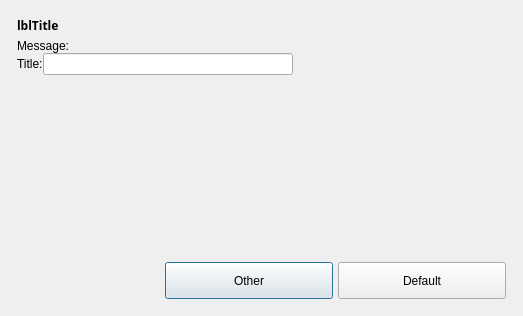
<?xml version="1.0" encoding="UTF-8"?>
<ui version="4.0">
 <class>Dialog</class>
 <widget class="QDialog" name="Dialog">
  <property name="geometry">
   <rect>
    <x>0</x>
    <y>0</y>
    <width>523</width>
    <height>316</height>
   </rect>
  </property>
  <property name="windowTitle">
   <string>Dialog</string>
  </property>
  <property name="autoFillBackground">
   <bool>false</bool>
  </property>
  <layout class="QVBoxLayout" name="verticalLayout_2">
   <item>
    <widget class="QFrame" name="frContainer">
     <property name="frameShape">
      <enum>QFrame::NoFrame</enum>
     </property>
     <property name="frameShadow">
      <enum>QFrame::Raised</enum>
     </property>
     <layout class="QVBoxLayout" name="verticalLayout">
      <property name="spacing">
       <number>0</number>
      </property>
      <property name="margin">
       <number>6</number>
      </property>
      <item>
       <layout class="QHBoxLayout" name="DialogTitle">
        <property name="bottomMargin">
         <number>5</number>
        </property>
        <item>
         <widget class="QLabel" name="lblTitle">
          <property name="sizePolicy">
           <sizepolicy hsizetype="Preferred" vsizetype="Preferred">
            <horstretch>0</horstretch>
            <verstretch>0</verstretch>
           </sizepolicy>
          </property>
          <property name="maximumSize">
           <size>
            <width>16777215</width>
            <height>45</height>
           </size>
          </property>
          <property name="font">
           <font>
            <family>Century Gothic</family>
            <weight>75</weight>
            <bold>true</bold>
           </font>
          </property>
          <property name="text">
           <string>lblTitle</string>
          </property>
         </widget>
        </item>
       </layout>
      </item>
      <item>
       <widget class="QLabel" name="lblMessage">
        <property name="text">
         <string>Message:</string>
        </property>
       </widget>
      </item>
      <item>
       <layout class="QHBoxLayout" name="horizontalLayout">
        <item>
         <layout class="QFormLayout" name="formLayout">
          <property name="fieldGrowthPolicy">
           <enum>QFormLayout::AllNonFixedFieldsGrow</enum>
          </property>
          <property name="labelAlignment">
           <set>Qt::AlignRight|Qt::AlignTrailing|Qt::AlignVCenter</set>
          </property>
          <item row="0" column="0">
           <widget class="QLabel" name="lblTitle1">
            <property name="text">
             <string>Title:</string>
            </property>
           </widget>
          </item>
          <item row="0" column="1">
           <widget class="QLineEdit" name="txtValue1">
            <property name="minimumSize">
             <size>
              <width>250</width>
              <height>0</height>
             </size>
            </property>
            <property name="text">
             <string/>
            </property>
           </widget>
          </item>
         </layout>
        </item>
        <item>
         <spacer name="ContentRightSpacer">
          <property name="orientation">
           <enum>Qt::Horizontal</enum>
          </property>
          <property name="sizeHint" stdset="0">
           <size>
            <width>40</width>
            <height>20</height>
           </size>
          </property>
         </spacer>
        </item>
       </layout>
      </item>
      <item>
       <spacer name="ContentBottomSpacer">
        <property name="orientation">
         <enum>Qt::Vertical</enum>
        </property>
        <property name="sizeHint" stdset="0">
         <size>
          <width>20</width>
          <height>43</height>
         </size>
        </property>
       </spacer>
      </item>
      <item>
       <layout class="QHBoxLayout" name="DialogButtons">
        <property name="topMargin">
         <number>5</number>
        </property>
        <item>
         <spacer name="ButtonAlignSpacer">
          <property name="orientation">
           <enum>Qt::Horizontal</enum>
          </property>
          <property name="sizeHint" stdset="0">
           <size>
            <width>40</width>
            <height>20</height>
           </size>
          </property>
         </spacer>
        </item>
        <item>
         <widget class="QPushButton" name="btnCancel">
          <property name="enabled">
           <bool>true</bool>
          </property>
          <property name="minimumSize">
           <size>
            <width>168</width>
            <height>37</height>
           </size>
          </property>
          <property name="maximumSize">
           <size>
            <width>168</width>
            <height>37</height>
           </size>
          </property>
          <property name="text">
           <string>Other</string>
          </property>
          <property name="default">
           <bool>false</bool>
          </property>
         </widget>
        </item>
        <item>
         <spacer name="ButtonsSpacer">
          <property name="orientation">
           <enum>Qt::Horizontal</enum>
          </property>
          <property name="sizeType">
           <enum>QSizePolicy::Fixed</enum>
          </property>
          <property name="sizeHint" stdset="0">
           <size>
            <width>5</width>
            <height>20</height>
           </size>
          </property>
         </spacer>
        </item>
        <item>
         <widget class="QPushButton" name="btnOK">
          <property name="enabled">
           <bool>true</bool>
          </property>
          <property name="minimumSize">
           <size>
            <width>168</width>
            <height>37</height>
           </size>
          </property>
          <property name="maximumSize">
           <size>
            <width>168</width>
            <height>37</height>
           </size>
          </property>
          <property name="text">
           <string>Default</string>
          </property>
          <property name="default">
           <bool>false</bool>
          </property>
         </widget>
        </item>
       </layout>
      </item>
     </layout>
    </widget>
   </item>
  </layout>
 </widget>
 <resources/>
 <connections/>
</ui>
